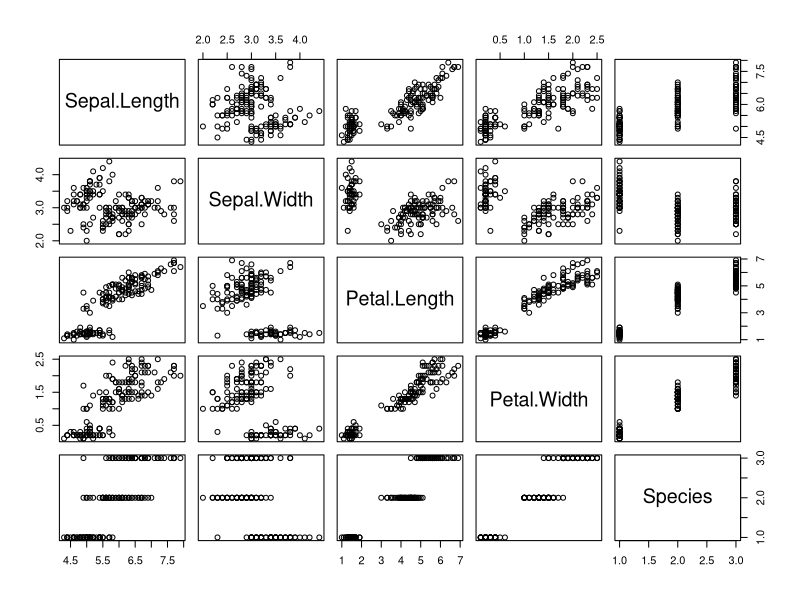
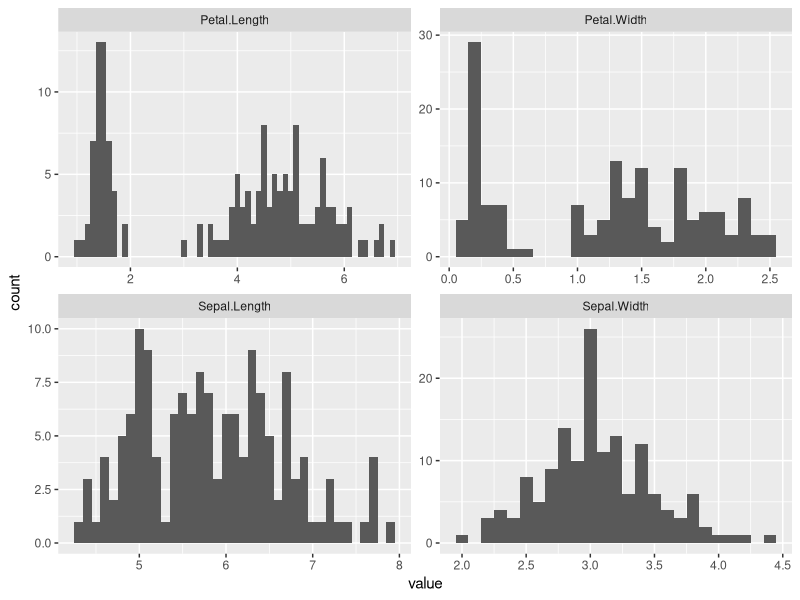
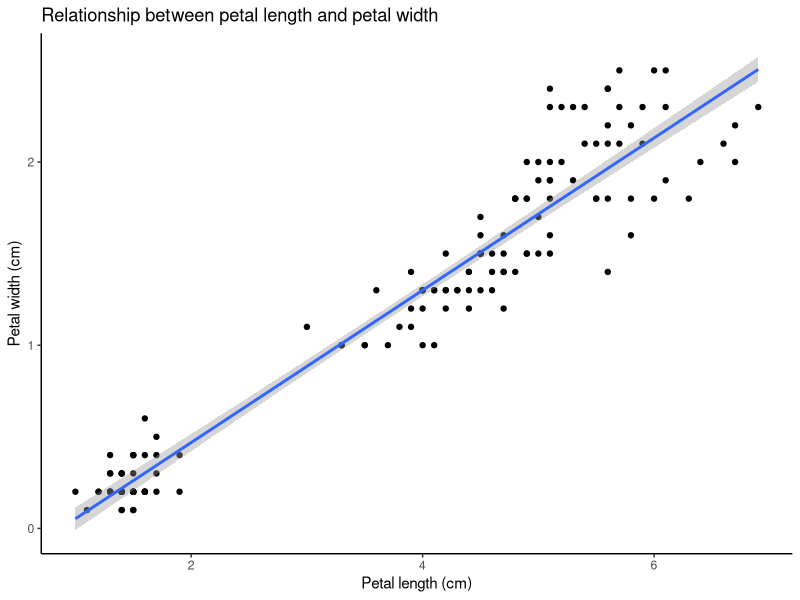
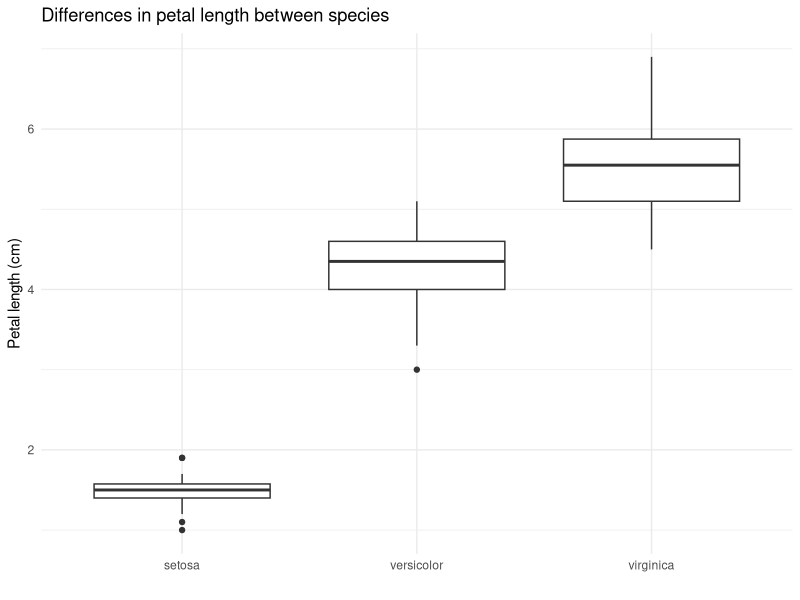
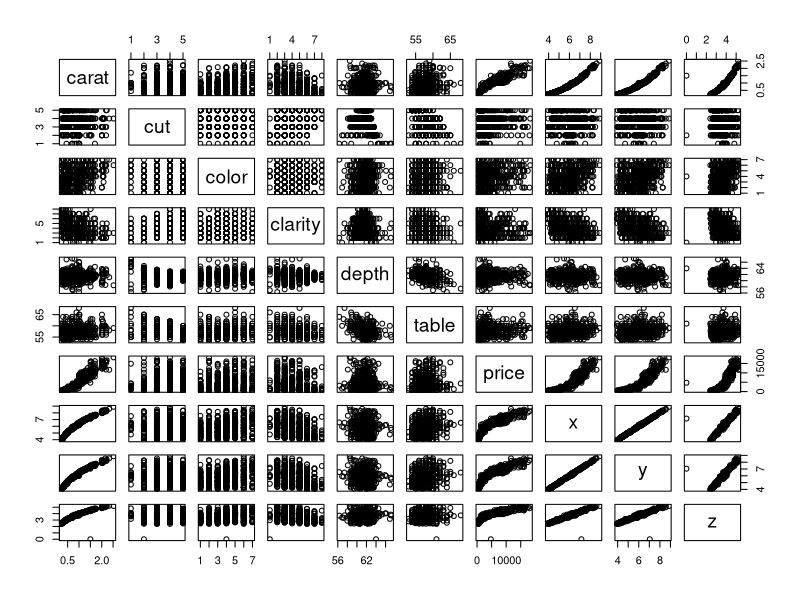
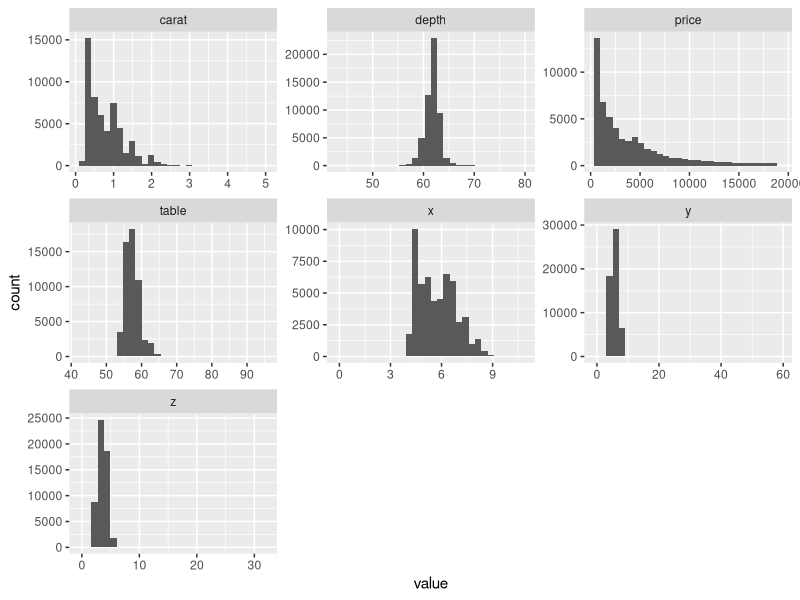
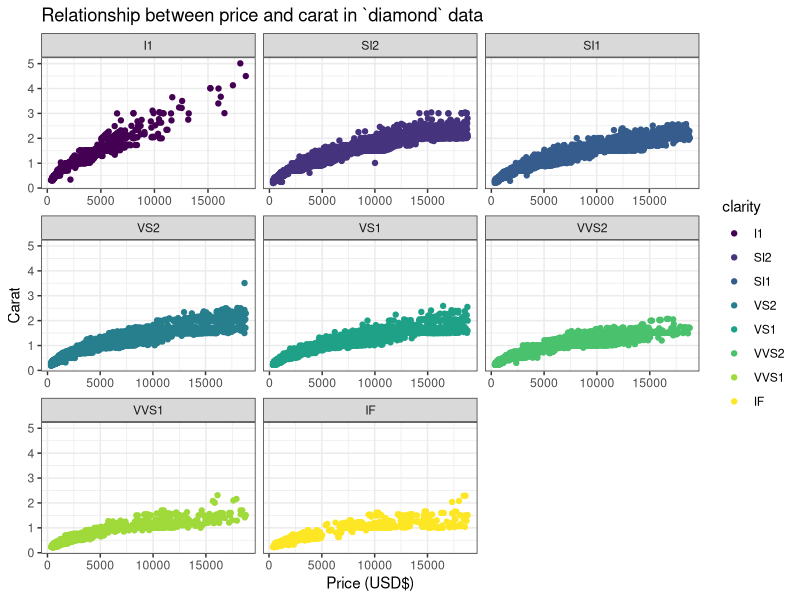
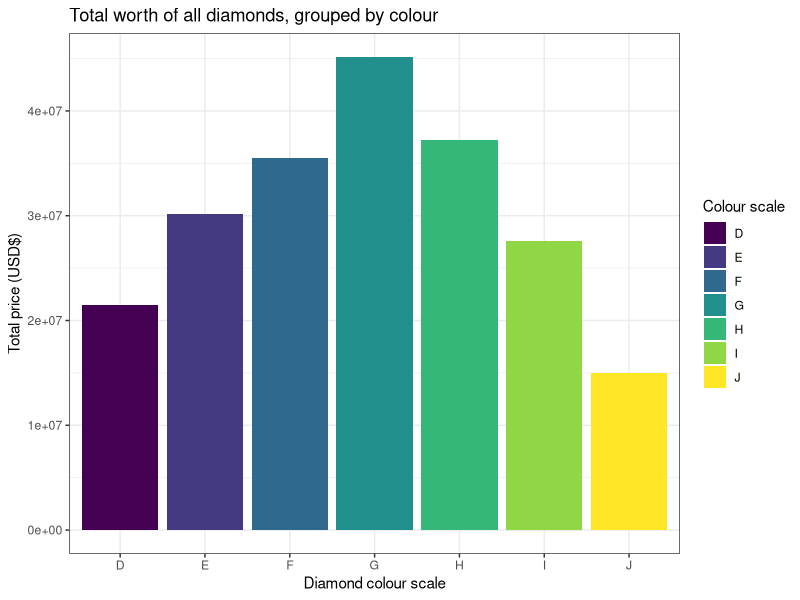

Source code (R) for these figures, in order:
## ---- chunk 1
knitr::opts_chunk$set(echo = TRUE)
library(tidyverse)
## ---- chunk 2
glimpse(iris) # like str()
## ---- chunk 3
plot(iris)
## ---- chunk 4
iris %>%
  as_tibble() %>% # Looks better if executed only
  keep(is.numeric) %>%           # keep variables that pass `is.numeric()`
  # Factors are now gone. (Species)
  
  pivot_longer(everything()) %>% # gather all variables
  #This gives format like category(name): value(value) for all the entries in data
  
  ggplot(aes(value)) +           # plot
  geom_histogram(binwidth = 0.1) +
  facet_wrap(~ name, scales = "free") +  # view by facet
  geom_blank() # why is this useful?
## ---- chunk 5
iris %>%
  select(Petal.Length, Petal.Width) %>% # This can be ignored, but why keep?
  # If the data was pre-processed, like drop_na(), not selecting can make all categories drop NAs. However, this can be helpful for our analysis of targeted categories.
  drop_na() %>%
  
  ggplot(aes(Petal.Length, Petal.Width)) +
  geom_point() +
  geom_smooth(method = "lm") + # generate linear regression line
  xlab ("Petal length (cm)") +
  ylab("Petal width (cm)") +
  ggtitle("Relationship between petal length and petal width") +
  theme_classic() + # Just a theme, theme_
  geom_blank()
## ---- chunk 6
iris %>%
  select(Petal.Length, Species) %>%
  ggplot(aes(Species, Petal.Length)) + # add `fill =` to add color to boxes
  geom_boxplot() +
  xlab("") +
  ylab("Petal length (cm)") +
  ggtitle("Differences in petal length between species") +
  theme_minimal() +
  geom_blank()
## ---- chunk 7
iris %>%
  select(Petal.Length, Species) %>%
  group_by(Species) %>%
  summarise(mean = mean(Petal.Length),
            median = median(Petal.Length))
## ---- chunk 8
glimpse(diamonds)
## ---- chunk 9
diamonds %>%
  sample_frac(0.01) %>% # sample 1% of the data to plot
  plot()
## ---- chunk 10
diamonds %>%
  keep(is.numeric) %>%
  pivot_longer(everything()) %>% # gather all variables
  ggplot(aes(value)) +           # plot
  geom_histogram() +
  facet_wrap(~ name, scales = "free") +  # view by facet
  geom_blank()
## ---- chunk 11
diamonds %>%
  select(price, carat, clarity) %>%
  ggplot(aes(price, carat, colour = clarity)) +
  geom_point() +
  facet_wrap(~ clarity, scales = "free_x") +
  xlab("Price (USD$)") +
  ylab("Carat") +
  ggtitle("Relationship between price and carat in `diamond` data") +
  theme_bw() +
  geom_blank()
## ---- chunk 12
diamonds %>%
  group_by(color) %>%
  summarise(total = sum(price)) %>%
  ggplot(aes(color, total)) +
  geom_bar(aes(fill = color), stat = "identity") +
  scale_colour_brewer() + # viridis
  labs(fill = "Colour scale") +
  xlab("Diamond colour scale") +
  ylab("Total price (USD$)") +
  ggtitle("Total worth of all diamonds, grouped by colour") +
  theme_bw() + 
  geom_blank()
## ---- chunk 13
glimpse(txhousing)
